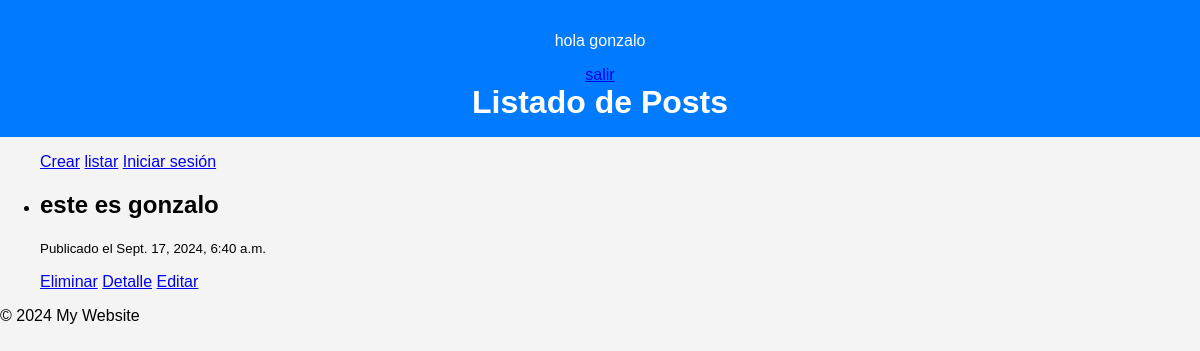
The page /listar/ (signed in) on the database as committed earlier.
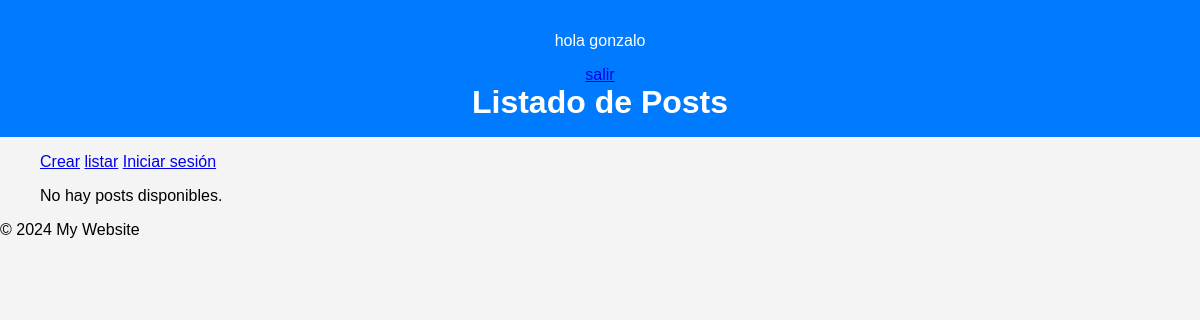
The same page on the database as committed later.
### post/models.py (models this page shows, shortened)
class Post(models.Model):
    titulo = models.TextField()
    contenido = models.TextField()
    fecha = models.DateTimeField(auto_now_add=True)
    autor = models.ForeignKey(User, on_delete=models.CASCADE)

### post/views.py (the view)
# urls.py: path('listar/', ListarPost.as_view(), name='listar_post'),
class ListarPost(ListView):
    model = Post
    context_object_name = 'posts'  # Nombre del contexto en la plantilla
    template_name = 'listar_post.html'  # Nombre de la plantilla
    def get_queryset(self):
        return Post.objects.filter(autor=self.request.user)

### post/template/listar_post.html
{% extends 'base.html' %}
{% block header %}
<h1>Listado de Posts</h1>
{% endblock %}
{% block content %}
    <ul>
        {% for post in posts %}
            <li>
                <h2>{{ post.titulo }}</h2>
                <p><small>Publicado el {{ post.fecha }}</small></p>
                <a href="{% url 'eliminar_post' post.pk %}">Eliminar</a>
                <a href="{% url 'detalle_post' post.pk %}">Detalle</a>
                <a href="{% url 'editar_post' post.pk %}">Editar</a>
            </li>
        {% empty %}
            <p>No hay posts disponibles.</p>
        {% endfor %}
    </ul>
{% endblock %}

Rows that differ between the two databases and show on the page:
removed Post: titulo "este es gonzalo", fecha "Sept. 17, 2024, 6:40 a.m."
Other text that changed with them:
text now shown: "No hay posts disponibles."
